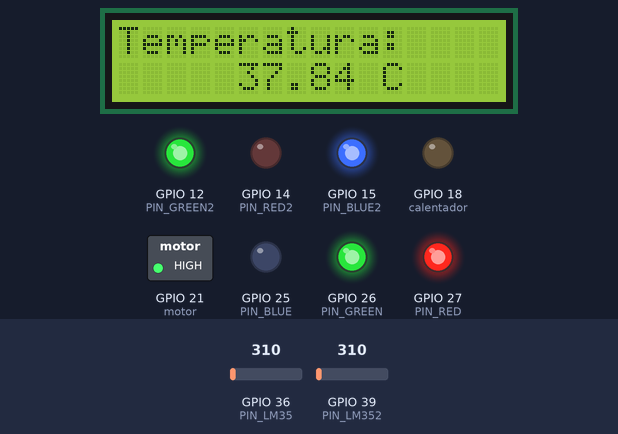
This program was run on a simulated ESP32. Parts: 16×2 character LCD, switched loads named in the program (green lamp = pin HIGH), output pins drawn as LEDs (lit = HIGH). The test bench sets the inputs (shaded band); at power-on: GPIO 36 (PIN_LM35) = 310, GPIO 39 (PIN_LM352) = 310. WiFi joins after 1.5 s; servers stay silent unless stated; what the program prints to the serial monitor is not drawn.

Above: at 1.7 s.
1.8 s: GPIO 36 (PIN_LM35) set to 104
At 4.3 s:
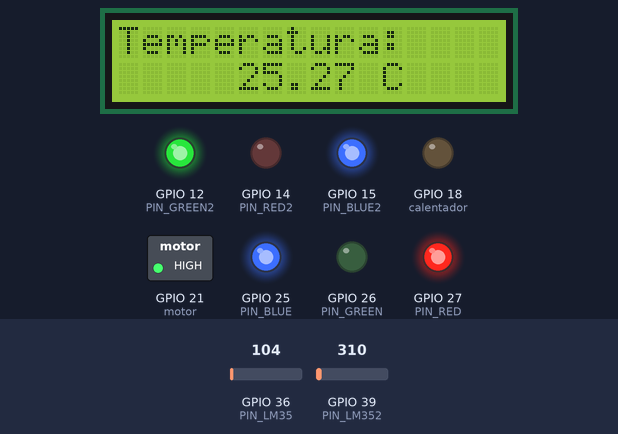
6.1 s: GPIO 36 (PIN_LM35) set to 90
At 8.2 s:
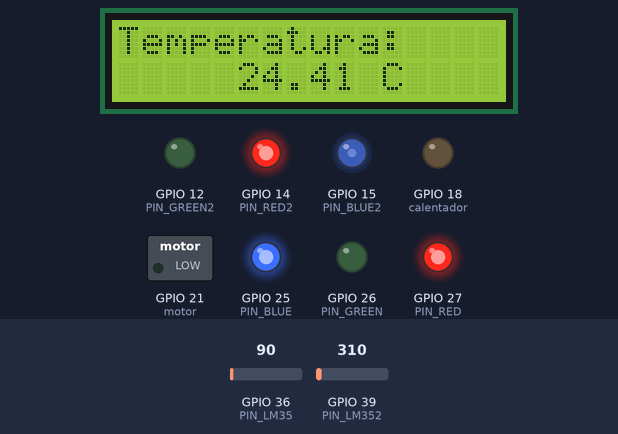
8.7 s: GPIO 39 (PIN_LM352) set to 343
At 10.2 s:
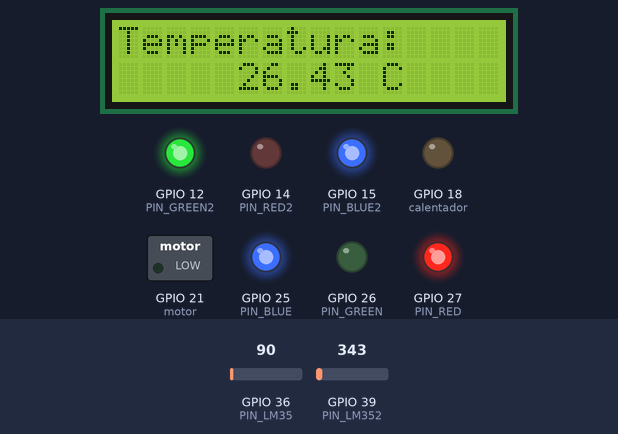
10.7 s: GPIO 39 (PIN_LM352) set to 186
At 12.2 s:
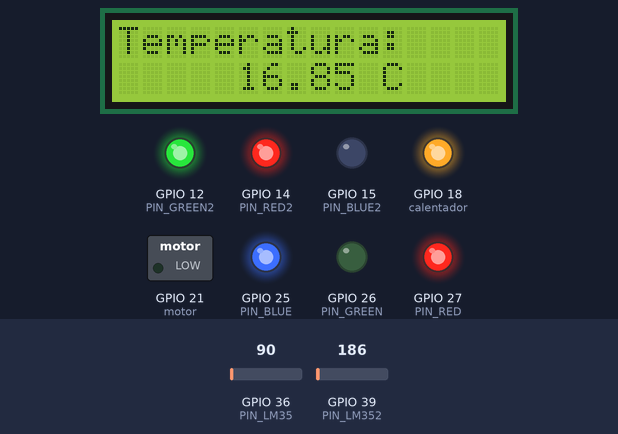
12.8 s: GPIO 36 (PIN_LM35) set to 186
At 14.1 s:
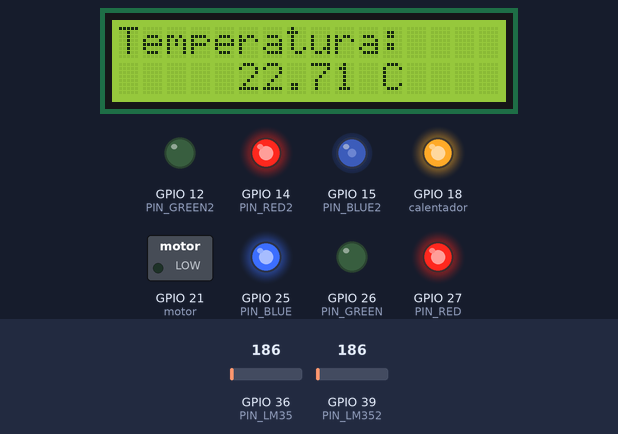
14.8 s: GPIO 39 (PIN_LM352) set to 168
At 19.0 s:
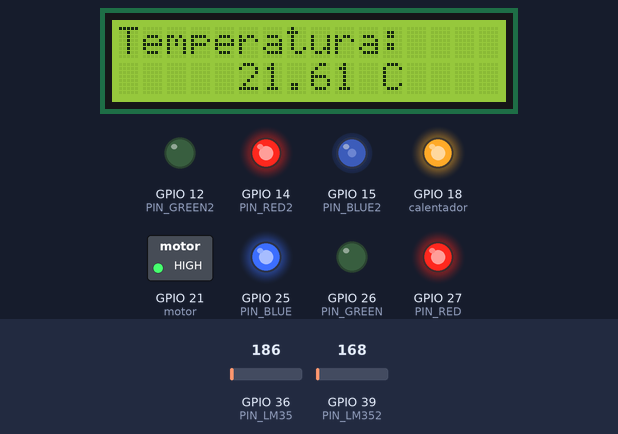
19.1 s: GPIO 39 (PIN_LM352) set to 146
Timing chart, 0 to 22.1 s (numbered marks = the images above; inputs shaded):
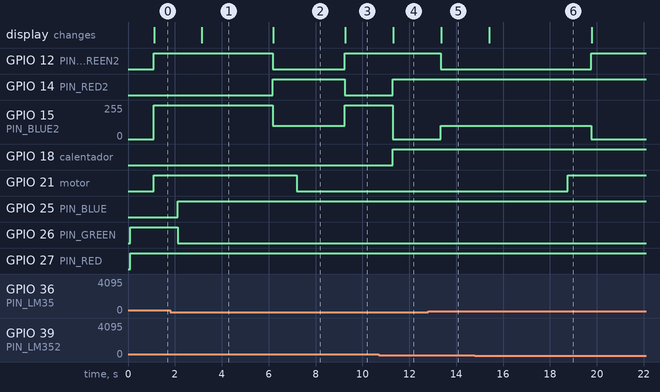

The program:

main.cpp
```cpp
// Proyecto realizado por José Sánchez y Paulo Valarezo.

// Librearías
#include <Arduino.h>
#include <WiFi.h>
#include <LiquidCrystal_I2C.h>
#include "ThingSpeak.h"

// Datos de la red wifi a conectar
#define WIFI_SSID "TanqueAcuicola"
#define WIFI_PASSWORD "Hola12345"

// Datos en ThingSpeak
unsigned long canal = 1;
const char * myWriteAPIKey = "ISLWANNY4LU9QX94";
WiFiClient  client;

// Pines de led: conexión wifi
#define PIN_RED 27 // GIOP27
#define PIN_GREEN 26 // GIOP26
#define PIN_BLUE 25 // GIOP25

// Pines de led: funcionamiento adecuado
#define PIN_RED2 14 // GIOP14
#define PIN_GREEN2 12 // GIOP12
#define PIN_BLUE2 15 // GIOP15

// Pines de funcionamiento
#define calentador 18 // GIOP18
#define motor 21 //GIOP21

// Pines LM35
#define ADC_VREF_mV 5000.0 // en mV
#define ADC_RESOLUTION 4096.0
#define PIN_LM35 36 // GIOP36 (ADC0)
#define PIN_LM352 39 // GIOP39 (ADC1)

LiquidCrystal_I2C lcd0(0x27, 16, 2); // I2C dirección 0x27, 16 columnas y 2 filas

void setup() {
  pinMode(PIN_RED, OUTPUT);
  pinMode(PIN_GREEN, OUTPUT);
  pinMode(PIN_BLUE, OUTPUT);

  pinMode(PIN_RED2, OUTPUT);
  pinMode(PIN_GREEN2, OUTPUT);
  pinMode(PIN_BLUE2, OUTPUT);

  pinMode(calentador, OUTPUT);
  pinMode(motor, OUTPUT);

  Serial.begin(115200); // Inicializador del monitor serial
  WiFi.begin(WIFI_SSID, WIFI_PASSWORD); // Inicializador de la conexión wifi
  Serial.println("\nComenzando conexión");

  WiFi.mode(WIFI_STA);   // Configura el ESP32 como una estación Wi-Fi
  ThingSpeak.begin(client);  // Inicializador de ThingSpeak

  lcd0.init(); // Inicializador del LCD
  lcd0.backlight();
  lcd0.setCursor(0, 0);      // move cursor to   (0, 0)
  lcd0.print("Tanque Acuícola");       // print message at (0, 0)
  lcd0.setCursor(0, 1);      // move cursor to   (0, 1)
  lcd0.print("Proyecto SE"); // print message at (0, 1)
}

bool isConnected = false;
bool tempCorrecta = false;
bool oxiCorrecto = false;
int tiempoDeEspera = 10;
int tiempoDeSubida = 15;
int tempMin = 21;
int tempMax = 25;
int nivelOx = 50;

void loop() {
  if (WiFi.status() == WL_CONNECTED && !isConnected && tiempoDeEspera>0) {   // Entra si se realizó una conexión exitosa
    analogWrite(PIN_RED, 255);
    analogWrite(PIN_GREEN, 0); // LED verde si hay conexión wifi
    analogWrite(PIN_BLUE, 255);
    Serial.println("Conectado");
    delay(1000);
    isConnected = true;
  }

  if (WiFi.status() != WL_CONNECTED && tiempoDeEspera>0) {   // Imprimirá puntos hasta que se realice una conexión WiFi
    analogWrite(PIN_RED, 255);
    analogWrite(PIN_GREEN, 255);
    analogWrite(PIN_BLUE, 0); // LED azul si se está conectando
    Serial.println("Conectando...");
    delay(1000);
    isConnected = false;
    tiempoDeEspera -=1;
  }

  if (tiempoDeEspera == 0 && isConnected == false){ // Entra si no hay conexión wifi
    analogWrite(PIN_RED, 0); // LED rojo si no hay wifi
    analogWrite(PIN_GREEN, 255);
    analogWrite(PIN_BLUE, 255);
    Serial.println("No hay conexión wifi");
    isConnected = true;
  }

  int adcVal = analogRead(PIN_LM35); // lee el valor ADC del sensor de temperatura
  float milliVolt = adcVal * (ADC_VREF_mV / ADC_RESOLUTION); // convierte el valor ADC a mV
  float tempC = milliVolt / 10; // convierte el voltaje a temperatura en °C

  int adcVal2 = analogRead(PIN_LM352); // lee el valor ADC del sensor de temperatura
  float milliVolt2 = adcVal2 * (ADC_VREF_mV / ADC_RESOLUTION); // convierte el valor ADC a mV
  float tempC2 = milliVolt2 / 10; // convierte el voltaje a temperatura en °C

  float tempCPro = (tempC + tempC2)/2; //Promedio de temperaturas

  if(tempMin<=tempCPro<=tempMax){
    analogWrite(PIN_RED2, 255); // amarillo temperatura cálida
    analogWrite(PIN_GREEN2, 0);
    analogWrite(PIN_BLUE2, 100);
  }

  if(tempCPro<tempMin){
    analogWrite(PIN_RED2, 255); // azul temperatura baja
    analogWrite(PIN_GREEN2, 255);
    analogWrite(PIN_BLUE2, 0);
    digitalWrite(calentador, HIGH);
  }

  if(tempCPro>tempMax){
    analogWrite(PIN_RED2, 0); // rojo alta temperatura
    analogWrite(PIN_GREEN2, 255);
    analogWrite(PIN_BLUE2, 255);
    digitalWrite(calentador, LOW);
  }

  if(nivelOx < 55){
    digitalWrite(motor, HIGH);
  }else{
    digitalWrite(motor, LOW);
  }

  // Escritura en el LCD
  lcd0.clear();
  lcd0.setCursor(0,0);
  lcd0.print("Temperatura:");
  lcd0.setCursor(5,1);
  lcd0.print(String(tempCPro) + " C");

  // Subida de datos a ThingSpeak
  if(WiFi.status() == WL_CONNECTED && tiempoDeSubida==0){

    ThingSpeak.setField(1, tempCPro);
    ThingSpeak.setField(2, nivelOx);

    int x = ThingSpeak.writeFields(canal, myWriteAPIKey);
    if(x == 200 ){
      Serial.println("Canal en ThingSpeak actualizado.");
    }
    else{
      Serial.println("Problema actualizando el canal. Código de error HTTP " + String(x));
    }
    nivelOx = 50;
    tiempoDeSubida = 15;

  }else{
    tiempoDeSubida -=1;
    nivelOx +=1;
  }

  delay(1000);

}
```

Measured:
- the behaviour switches between 100 and 99 on GPIO 36 (PIN_LM35) (found by bisection; images 1 and 2)
- the behaviour switches between 319 and 320 on GPIO 39 (PIN_LM352) (found by bisection; images 2 and 3)
- after the input at 1.8 s, the display: changes after 1.3 s (image 1)
- after the input at 6.1 s, GPIO 12 (PIN_GREEN2): HIGH → LOW after 0.08 s; GPIO 14 (PIN_RED2): LOW → HIGH after 0.08 s; GPIO 15 (PIN_BLUE2): 255/255 → 100/255 after 0.08 s; the display: changes after 0.10 s (image 2)
- after the input at 8.7 s, GPIO 12 (PIN_GREEN2): LOW → HIGH after 0.55 s; GPIO 14 (PIN_RED2): HIGH → LOW after 0.55 s; GPIO 15 (PIN_BLUE2): 100/255 → 255/255 after 0.55 s; the display: changes after 0.57 s (image 3)
- after the input at 10.7 s, GPIO 14 (PIN_RED2), GPIO 18 (calentador): LOW → HIGH after 0.59 s; GPIO 15 (PIN_BLUE2): 255/255 → 0/255 after 0.59 s; the display: changes after 0.62 s (image 4)
- after the input at 12.8 s, GPIO 12 (PIN_GREEN2): HIGH → LOW after 0.54 s; GPIO 15 (PIN_BLUE2): 0/255 → 100/255 after 0.54 s; the display: changes after 0.56 s (image 5)
- after the input at 14.8 s, the display: changes after 0.61 s (image 6)
- after the input at 19.1 s, GPIO 12 (PIN_GREEN2): LOW → HIGH after 0.67 s; GPIO 15 (PIN_BLUE2): 100/255 → 0/255 after 0.67 s
